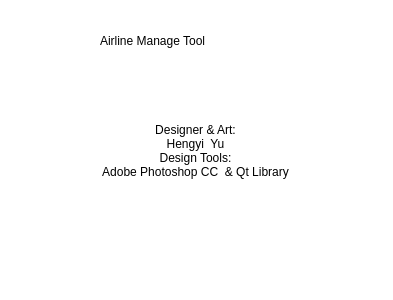
<?xml version="1.0" encoding="UTF-8"?>
<ui version="4.0">
 <class>_AboutDialog</class>
 <widget class="QDialog" name="_AboutDialog">
  <property name="geometry">
   <rect>
    <x>0</x>
    <y>0</y>
    <width>393</width>
    <height>300</height>
   </rect>
  </property>
  <property name="windowTitle">
   <string>Dialog</string>
  </property>
  <property name="styleSheet">
   <string notr="true">background-color: rgb(255, 255, 255);</string>
  </property>
  <widget class="QLabel" name="label_logo_ico">
   <property name="geometry">
    <rect>
     <x>10</x>
     <y>10</y>
     <width>71</width>
     <height>71</height>
    </rect>
   </property>
   <property name="styleSheet">
    <string notr="true">border-image: url(:/images/mainICO.png);</string>
   </property>
   <property name="text">
    <string/>
   </property>
  </widget>
  <widget class="QLabel" name="label_logo_text">
   <property name="geometry">
    <rect>
     <x>100</x>
     <y>10</y>
     <width>291</width>
     <height>61</height>
    </rect>
   </property>
   <property name="text">
    <string>Airline Manage Tool</string>
   </property>
  </widget>
  <widget class="QLabel" name="label_brief">
   <property name="geometry">
    <rect>
     <x>0</x>
     <y>90</y>
     <width>391</width>
     <height>121</height>
    </rect>
   </property>
   <property name="text">
    <string>Designer &amp; Art:
Hengyi  Yu
Design Tools:
Adobe Photoshop CC  &amp; Qt Library</string>
   </property>
   <property name="alignment">
    <set>Qt::AlignCenter</set>
   </property>
  </widget>
  <widget class="QPushButton" name="pushButton">
   <property name="geometry">
    <rect>
     <x>170</x>
     <y>220</y>
     <width>61</width>
     <height>61</height>
    </rect>
   </property>
   <property name="styleSheet">
    <string notr="true">border-image: url(:/images/github_logo.png);</string>
   </property>
   <property name="text">
    <string/>
   </property>
   <property name="autoDefault">
    <bool>false</bool>
   </property>
   <property name="flat">
    <bool>true</bool>
   </property>
  </widget>
 </widget>
 <resources/>
 <connections/>
</ui>
